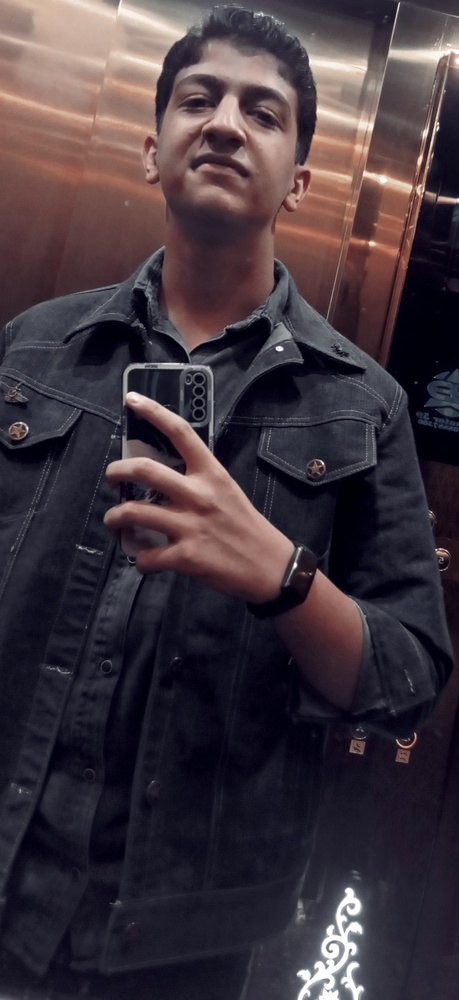
#> input picture 29.face_morphing/Inputs/my_pic2.jpg, 459 x 1000 px, shrunk from 1405 x 3064 before the run, found by its file name
$ python 3.sketch.py
#> lines starting #> are read from the running program, lines starting #| are printed output that depends on the picture
import cv2


img = cv2.imread("Inputs\my_pic2.jpg", 0)
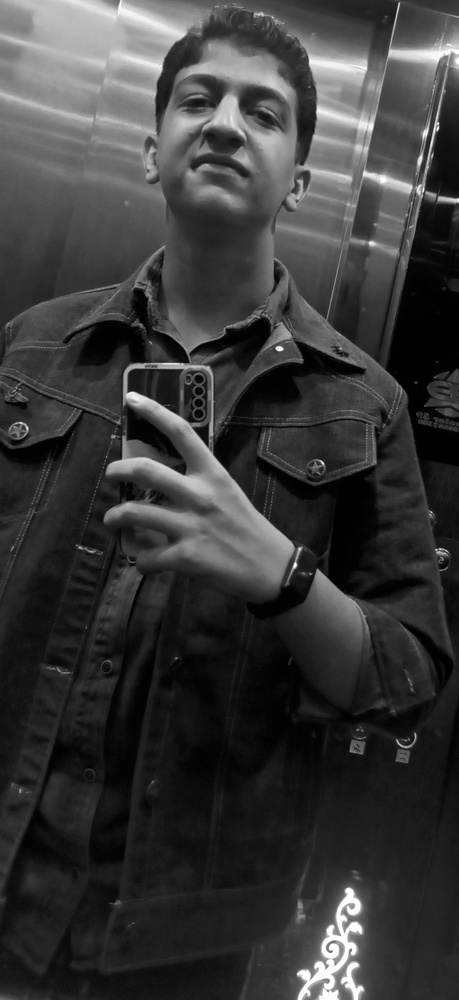
#> img: shape (1000, 459); min 0, max 255, mean 57.6


inverted = 255 - img
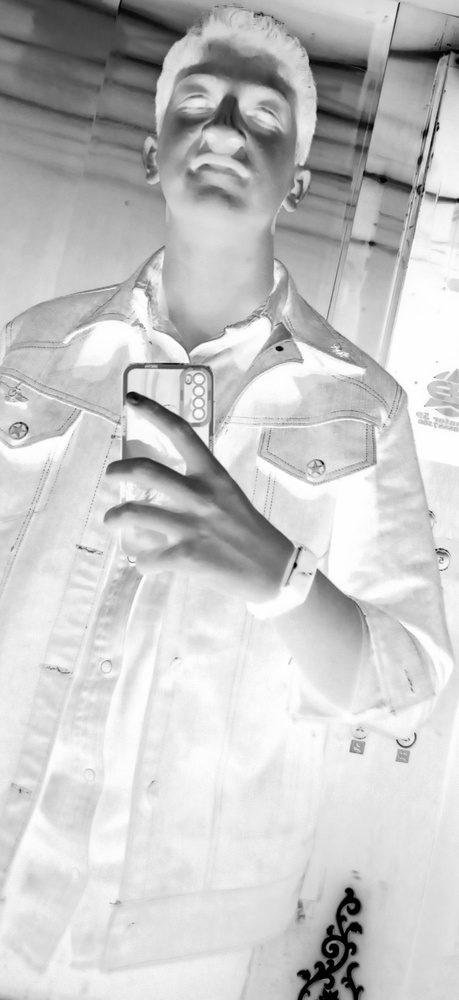
#> inverted: shape (1000, 459); min 0, max 255, mean 197.4
blurred = cv2.GaussianBlur(inverted, (21, 21), 0)
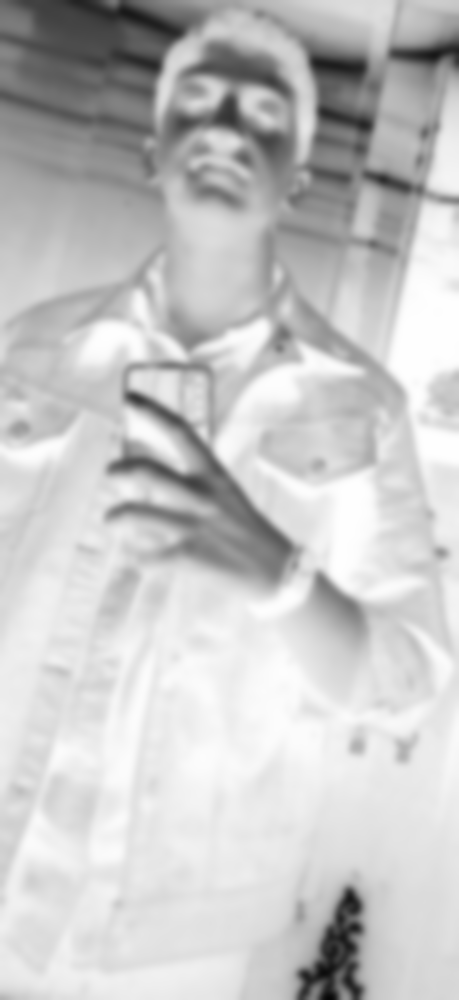
#> blurred: shape (1000, 459); min 6, max 254, mean 197.4
inverted_blurred = 255 - blurred
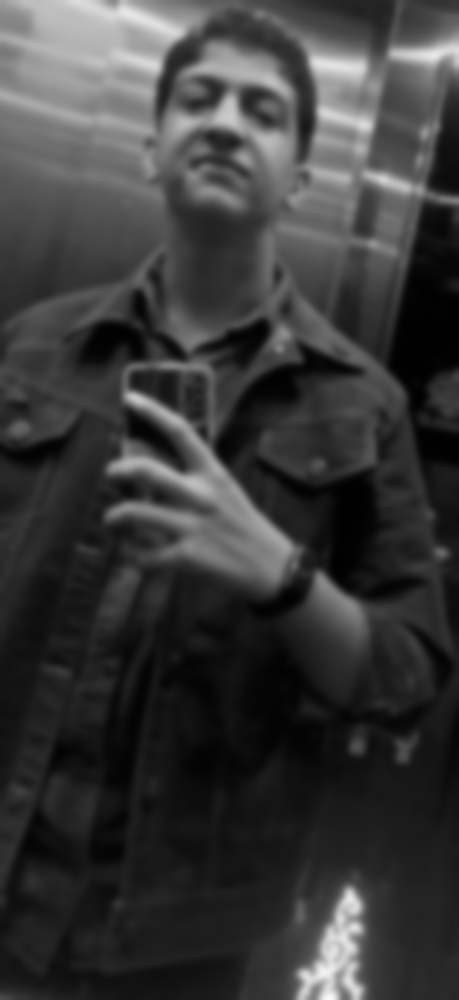
#> inverted_blurred: shape (1000, 459); min 1, max 249, mean 57.6

sketch = img / inverted_blurred
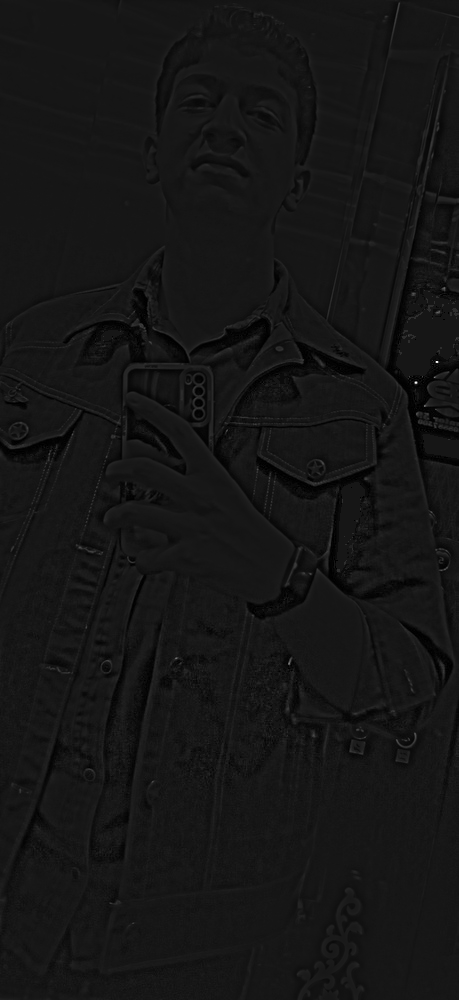
#> sketch: shape (1000, 459) float64; min 0, max 11.25, mean 0.969; drawn with min black and max white
sketch = sketch * 255

cv2.imwrite("Outputs/sketch.jpg", sketch)
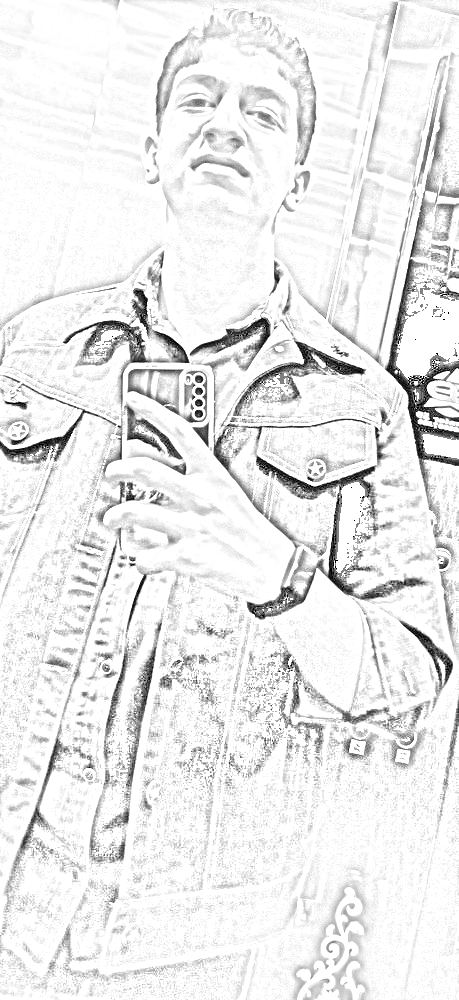
#> saved as sketch.jpg: shape (1000, 459); min 0, max 255, mean 234.2

$ run again, with 29.face_morphing/Inputs/floor.jpg copied over 29.face_morphing/Inputs/my_pic2.jpg
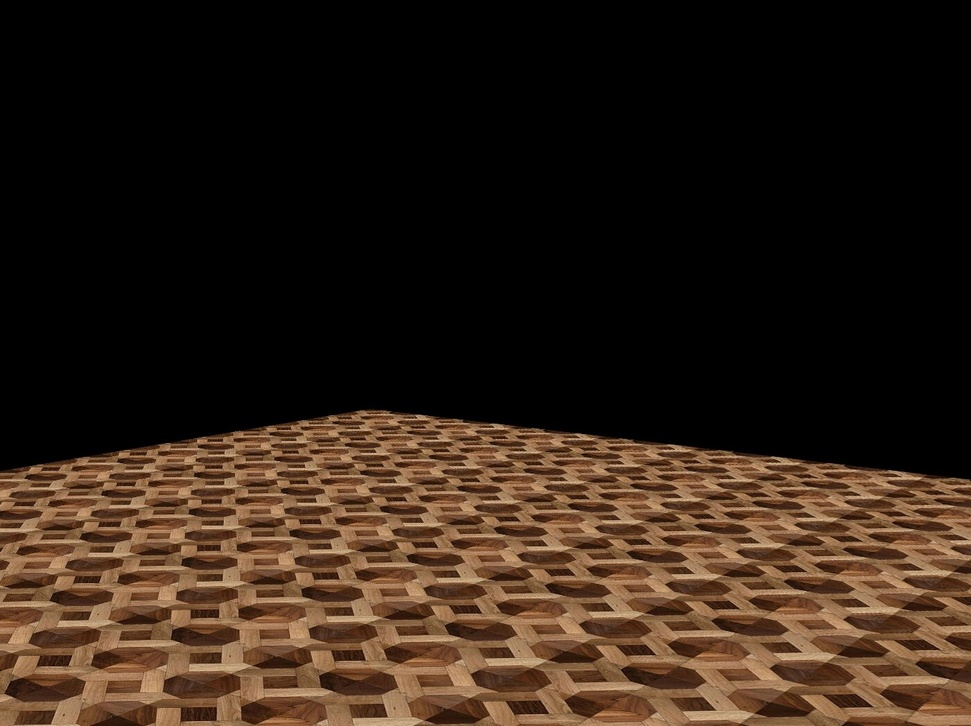
#> input picture 29.face_morphing/Inputs/floor.jpg, 971 x 726 px, shrunk from 1400 x 1047 before the run, found by its file name
#> `blurred = cv2.GaussianBlur(inverted, (21, 21), 0)`:
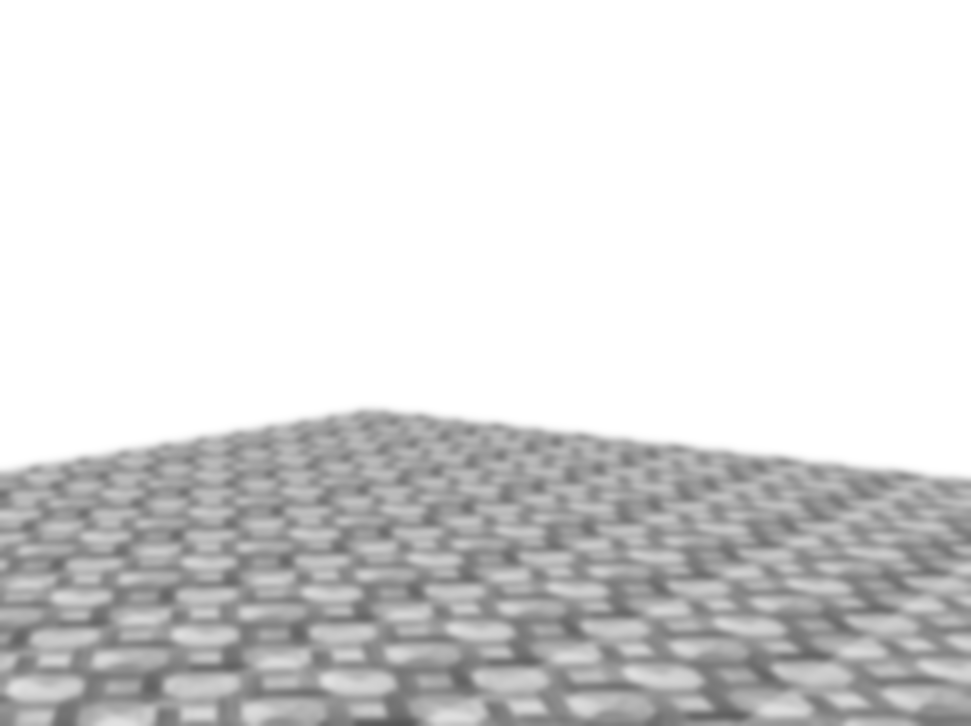
#> blurred: shape (726, 971); min 86, max 255, mean 218.6
#> `cv2.imwrite("Outputs/sketch.jpg", sketch)`:
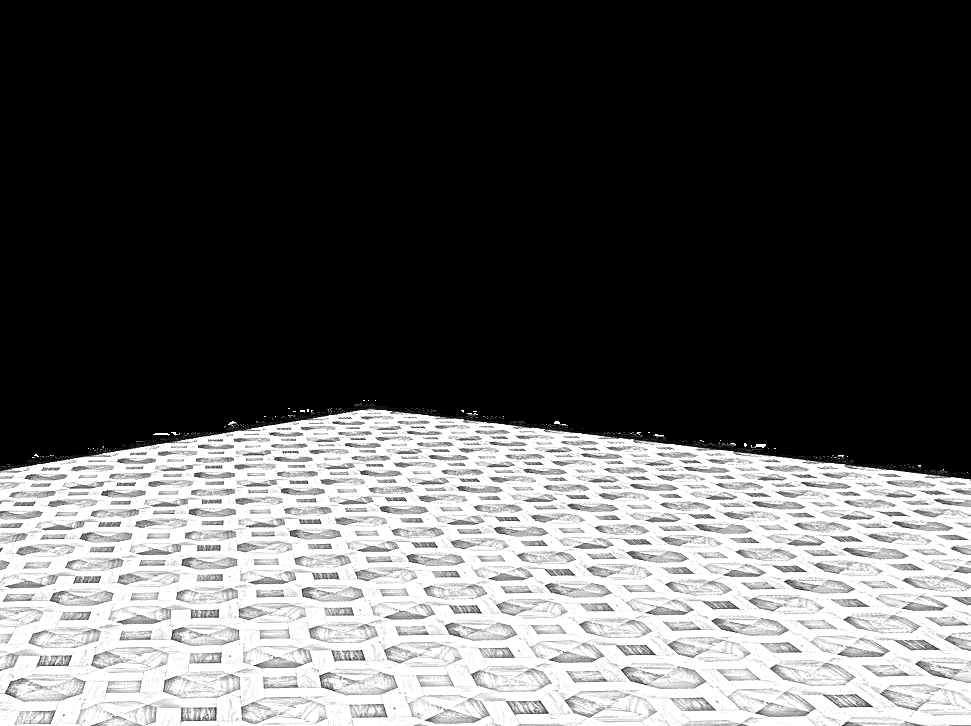
#> saved as sketch.jpg: shape (726, 971); min 0, max 255, mean 87.9
